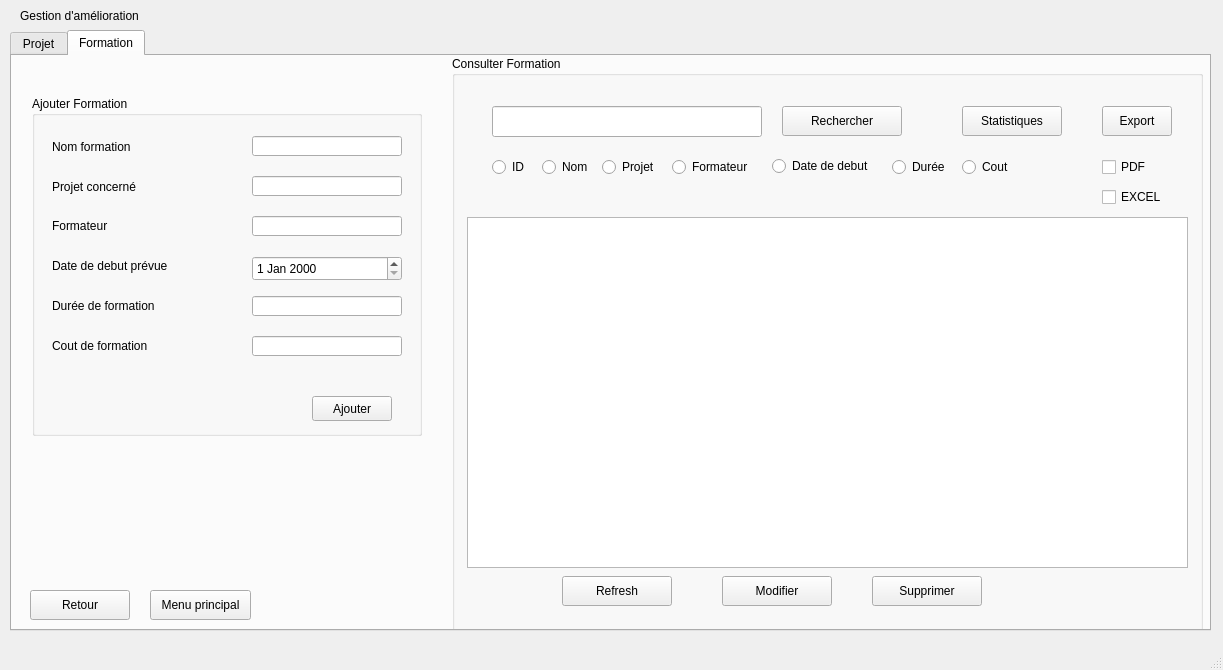
<?xml version="1.0" encoding="UTF-8"?>
<ui version="4.0">
 <class>MainWindow</class>
 <widget class="QMainWindow" name="MainWindow">
  <property name="geometry">
   <rect>
    <x>0</x>
    <y>0</y>
    <width>1223</width>
    <height>670</height>
   </rect>
  </property>
  <property name="windowTitle">
   <string>MainWindow</string>
  </property>
  <widget class="QWidget" name="centralwidget">
   <widget class="QLabel" name="label">
    <property name="geometry">
     <rect>
      <x>20</x>
      <y>0</y>
      <width>141</width>
      <height>31</height>
     </rect>
    </property>
    <property name="text">
     <string>Gestion d'amélioration</string>
    </property>
   </widget>
   <widget class="QPushButton" name="pushButton_3">
    <property name="geometry">
     <rect>
      <x>150</x>
      <y>590</y>
      <width>101</width>
      <height>30</height>
     </rect>
    </property>
    <property name="text">
     <string>Menu principal</string>
    </property>
   </widget>
   <widget class="QPushButton" name="pushButton_4">
    <property name="geometry">
     <rect>
      <x>30</x>
      <y>590</y>
      <width>100</width>
      <height>30</height>
     </rect>
    </property>
    <property name="text">
     <string>Retour</string>
    </property>
   </widget>
   <widget class="QTabWidget" name="tabWidget">
    <property name="geometry">
     <rect>
      <x>10</x>
      <y>30</y>
      <width>1201</width>
      <height>601</height>
     </rect>
    </property>
    <property name="currentIndex">
     <number>1</number>
    </property>
    <widget class="QWidget" name="Projet">
     <attribute name="title">
      <string>Projet</string>
     </attribute>
     <widget class="QGroupBox" name="groupBoxAjouterP">
      <property name="geometry">
       <rect>
        <x>20</x>
        <y>40</y>
        <width>390</width>
        <height>340</height>
       </rect>
      </property>
      <property name="title">
       <string>Ajouter Projet</string>
      </property>
      <widget class="QLabel" name="label_2">
       <property name="geometry">
        <rect>
         <x>20</x>
         <y>40</y>
         <width>91</width>
         <height>21</height>
        </rect>
       </property>
       <property name="text">
        <string>Nom Projet</string>
       </property>
      </widget>
      <widget class="QLabel" name="label_3">
       <property name="geometry">
        <rect>
         <x>20</x>
         <y>80</y>
         <width>101</width>
         <height>21</height>
        </rect>
       </property>
       <property name="text">
        <string>Departement</string>
       </property>
      </widget>
      <widget class="QLabel" name="label_4">
       <property name="geometry">
        <rect>
         <x>20</x>
         <y>120</y>
         <width>90</width>
         <height>20</height>
        </rect>
       </property>
       <property name="text">
        <string>Team leader</string>
       </property>
      </widget>
      <widget class="QLabel" name="label_5">
       <property name="geometry">
        <rect>
         <x>20</x>
         <y>160</y>
         <width>180</width>
         <height>20</height>
        </rect>
       </property>
       <property name="text">
        <string>Date de lancement prévue</string>
       </property>
      </widget>
      <widget class="QLabel" name="label_6">
       <property name="geometry">
        <rect>
         <x>20</x>
         <y>240</y>
         <width>130</width>
         <height>20</height>
        </rect>
       </property>
       <property name="text">
        <string>Revenues projetés</string>
       </property>
      </widget>
      <widget class="QDateEdit" name="dateEditLancementP">
       <property name="geometry">
        <rect>
         <x>220</x>
         <y>160</y>
         <width>150</width>
         <height>25</height>
        </rect>
       </property>
      </widget>
      <widget class="QLineEdit" name="lineEditNomP">
       <property name="geometry">
        <rect>
         <x>220</x>
         <y>40</y>
         <width>150</width>
         <height>20</height>
        </rect>
       </property>
      </widget>
      <widget class="QLineEdit" name="lineEditDepartementP">
       <property name="geometry">
        <rect>
         <x>220</x>
         <y>80</y>
         <width>150</width>
         <height>20</height>
        </rect>
       </property>
      </widget>
      <widget class="QLineEdit" name="lineEditTeamLeaderP">
       <property name="geometry">
        <rect>
         <x>220</x>
         <y>120</y>
         <width>150</width>
         <height>20</height>
        </rect>
       </property>
      </widget>
      <widget class="QLineEdit" name="lineEditCoutP">
       <property name="geometry">
        <rect>
         <x>220</x>
         <y>200</y>
         <width>150</width>
         <height>20</height>
        </rect>
       </property>
      </widget>
      <widget class="QLineEdit" name="lineEditRevenuesP">
       <property name="geometry">
        <rect>
         <x>220</x>
         <y>240</y>
         <width>150</width>
         <height>20</height>
        </rect>
       </property>
      </widget>
      <widget class="QLabel" name="label_7">
       <property name="geometry">
        <rect>
         <x>20</x>
         <y>200</y>
         <width>140</width>
         <height>20</height>
        </rect>
       </property>
       <property name="text">
        <string>Cout de realisation</string>
       </property>
      </widget>
      <widget class="QPushButton" name="pushButtonAjouter">
       <property name="geometry">
        <rect>
         <x>280</x>
         <y>300</y>
         <width>80</width>
         <height>25</height>
        </rect>
       </property>
       <property name="text">
        <string>Ajouter</string>
       </property>
      </widget>
     </widget>
     <widget class="QGroupBox" name="groupBoxConsulterP">
      <property name="geometry">
       <rect>
        <x>440</x>
        <y>0</y>
        <width>751</width>
        <height>581</height>
       </rect>
      </property>
      <property name="title">
       <string>Consulter Projet</string>
      </property>
      <widget class="QLineEdit" name="lineEditRP">
       <property name="geometry">
        <rect>
         <x>40</x>
         <y>50</y>
         <width>270</width>
         <height>31</height>
        </rect>
       </property>
      </widget>
      <widget class="QPushButton" name="pushButtonRechercheP">
       <property name="geometry">
        <rect>
         <x>330</x>
         <y>50</y>
         <width>120</width>
         <height>30</height>
        </rect>
       </property>
       <property name="text">
        <string>Rechercher</string>
       </property>
      </widget>
      <widget class="QRadioButton" name="radioButtonNomP">
       <property name="geometry">
        <rect>
         <x>80</x>
         <y>100</y>
         <width>60</width>
         <height>22</height>
        </rect>
       </property>
       <property name="text">
        <string>Nom</string>
       </property>
      </widget>
      <widget class="QRadioButton" name="radioButtonTeamLeaderP">
       <property name="geometry">
        <rect>
         <x>240</x>
         <y>100</y>
         <width>97</width>
         <height>22</height>
        </rect>
       </property>
       <property name="text">
        <string>Team leader</string>
       </property>
      </widget>
      <widget class="QRadioButton" name="radioButtonDepartementP">
       <property name="geometry">
        <rect>
         <x>140</x>
         <y>100</y>
         <width>97</width>
         <height>22</height>
        </rect>
       </property>
       <property name="text">
        <string>Departement</string>
       </property>
      </widget>
      <widget class="QRadioButton" name="radioButtonDateLancementP">
       <property name="geometry">
        <rect>
         <x>340</x>
         <y>100</y>
         <width>140</width>
         <height>22</height>
        </rect>
       </property>
       <property name="text">
        <string>Date de lancement</string>
       </property>
      </widget>
      <widget class="QRadioButton" name="radioButtonCoutsP">
       <property name="geometry">
        <rect>
         <x>480</x>
         <y>100</y>
         <width>70</width>
         <height>22</height>
        </rect>
       </property>
       <property name="text">
        <string>Couts</string>
       </property>
      </widget>
      <widget class="QPushButton" name="pushButtonModifier">
       <property name="geometry">
        <rect>
         <x>270</x>
         <y>520</y>
         <width>110</width>
         <height>30</height>
        </rect>
       </property>
       <property name="text">
        <string>Modifier</string>
       </property>
       <property name="checkable">
        <bool>true</bool>
       </property>
      </widget>
      <widget class="QPushButton" name="pushButtonSupprimer">
       <property name="geometry">
        <rect>
         <x>420</x>
         <y>520</y>
         <width>110</width>
         <height>30</height>
        </rect>
       </property>
       <property name="text">
        <string>Supprimer</string>
       </property>
      </widget>
      <widget class="QPushButton" name="pushButtonExport">
       <property name="geometry">
        <rect>
         <x>650</x>
         <y>50</y>
         <width>70</width>
         <height>30</height>
        </rect>
       </property>
       <property name="text">
        <string>Export</string>
       </property>
      </widget>
      <widget class="QCheckBox" name="checkBoxPDF">
       <property name="geometry">
        <rect>
         <x>650</x>
         <y>100</y>
         <width>83</width>
         <height>22</height>
        </rect>
       </property>
       <property name="text">
        <string>PDF</string>
       </property>
      </widget>
      <widget class="QCheckBox" name="checkBoxExcel">
       <property name="geometry">
        <rect>
         <x>650</x>
         <y>130</y>
         <width>83</width>
         <height>22</height>
        </rect>
       </property>
       <property name="text">
        <string>EXCEL</string>
       </property>
      </widget>
      <widget class="QPushButton" name="pushButton_5">
       <property name="geometry">
        <rect>
         <x>510</x>
         <y>50</y>
         <width>100</width>
         <height>30</height>
        </rect>
       </property>
       <property name="text">
        <string>Statistiques</string>
       </property>
      </widget>
      <widget class="QTableView" name="tableViewP">
       <property name="geometry">
        <rect>
         <x>15</x>
         <y>161</y>
         <width>721</width>
         <height>351</height>
        </rect>
       </property>
      </widget>
      <widget class="QRadioButton" name="radioButtonIDP">
       <property name="geometry">
        <rect>
         <x>40</x>
         <y>100</y>
         <width>40</width>
         <height>22</height>
        </rect>
       </property>
       <property name="text">
        <string>ID</string>
       </property>
      </widget>
      <widget class="QRadioButton" name="radioButtonRevenusP">
       <property name="geometry">
        <rect>
         <x>540</x>
         <y>100</y>
         <width>80</width>
         <height>22</height>
        </rect>
       </property>
       <property name="text">
        <string>Revenus</string>
       </property>
      </widget>
      <widget class="QPushButton" name="pushButtonRefreshP">
       <property name="geometry">
        <rect>
         <x>110</x>
         <y>520</y>
         <width>110</width>
         <height>30</height>
        </rect>
       </property>
       <property name="text">
        <string>Refresh</string>
       </property>
      </widget>
     </widget>
    </widget>
    <widget class="QWidget" name="Formation">
     <attribute name="title">
      <string>Formation</string>
     </attribute>
     <widget class="QGroupBox" name="groupBoxConsulterP_2">
      <property name="geometry">
       <rect>
        <x>440</x>
        <y>0</y>
        <width>751</width>
        <height>581</height>
       </rect>
      </property>
      <property name="title">
       <string>Consulter Formation</string>
      </property>
      <widget class="QLineEdit" name="lineEditRF">
       <property name="geometry">
        <rect>
         <x>40</x>
         <y>50</y>
         <width>270</width>
         <height>31</height>
        </rect>
       </property>
      </widget>
      <widget class="QPushButton" name="pushButtonRechercheF">
       <property name="geometry">
        <rect>
         <x>330</x>
         <y>50</y>
         <width>120</width>
         <height>30</height>
        </rect>
       </property>
       <property name="text">
        <string>Rechercher</string>
       </property>
       <property name="checkable">
        <bool>false</bool>
       </property>
      </widget>
      <widget class="QRadioButton" name="radioButtonNomF">
       <property name="geometry">
        <rect>
         <x>90</x>
         <y>100</y>
         <width>50</width>
         <height>22</height>
        </rect>
       </property>
       <property name="text">
        <string>Nom</string>
       </property>
      </widget>
      <widget class="QRadioButton" name="radioButtonFormateurF">
       <property name="geometry">
        <rect>
         <x>220</x>
         <y>100</y>
         <width>90</width>
         <height>22</height>
        </rect>
       </property>
       <property name="text">
        <string>Formateur</string>
       </property>
      </widget>
      <widget class="QRadioButton" name="radioButtonProjetF">
       <property name="geometry">
        <rect>
         <x>150</x>
         <y>100</y>
         <width>60</width>
         <height>22</height>
        </rect>
       </property>
       <property name="text">
        <string>Projet</string>
       </property>
      </widget>
      <widget class="QRadioButton" name="radioButtonDateF">
       <property name="geometry">
        <rect>
         <x>320</x>
         <y>100</y>
         <width>110</width>
         <height>20</height>
        </rect>
       </property>
       <property name="text">
        <string>Date de debut</string>
       </property>
      </widget>
      <widget class="QRadioButton" name="radioButtonDureeF">
       <property name="geometry">
        <rect>
         <x>440</x>
         <y>100</y>
         <width>70</width>
         <height>22</height>
        </rect>
       </property>
       <property name="text">
        <string>Durée</string>
       </property>
      </widget>
      <widget class="QPushButton" name="pushButtonModifierF">
       <property name="geometry">
        <rect>
         <x>270</x>
         <y>520</y>
         <width>110</width>
         <height>30</height>
        </rect>
       </property>
       <property name="text">
        <string>Modifier</string>
       </property>
       <property name="checkable">
        <bool>true</bool>
       </property>
      </widget>
      <widget class="QPushButton" name="pushButtonSupprimerF">
       <property name="geometry">
        <rect>
         <x>420</x>
         <y>520</y>
         <width>110</width>
         <height>30</height>
        </rect>
       </property>
       <property name="text">
        <string>Supprimer</string>
       </property>
      </widget>
      <widget class="QPushButton" name="pushButtonExport_2">
       <property name="geometry">
        <rect>
         <x>650</x>
         <y>50</y>
         <width>70</width>
         <height>30</height>
        </rect>
       </property>
       <property name="text">
        <string>Export</string>
       </property>
      </widget>
      <widget class="QCheckBox" name="checkBoxPDF_2">
       <property name="geometry">
        <rect>
         <x>650</x>
         <y>100</y>
         <width>83</width>
         <height>22</height>
        </rect>
       </property>
       <property name="text">
        <string>PDF</string>
       </property>
      </widget>
      <widget class="QCheckBox" name="checkBoxExcel_2">
       <property name="geometry">
        <rect>
         <x>650</x>
         <y>130</y>
         <width>83</width>
         <height>22</height>
        </rect>
       </property>
       <property name="text">
        <string>EXCEL</string>
       </property>
      </widget>
      <widget class="QPushButton" name="pushButton_6">
       <property name="geometry">
        <rect>
         <x>510</x>
         <y>50</y>
         <width>100</width>
         <height>30</height>
        </rect>
       </property>
       <property name="text">
        <string>Statistiques</string>
       </property>
      </widget>
      <widget class="QTableView" name="tableViewF">
       <property name="geometry">
        <rect>
         <x>15</x>
         <y>161</y>
         <width>721</width>
         <height>351</height>
        </rect>
       </property>
       <property name="selectionBehavior">
        <enum>QAbstractItemView::SelectItems</enum>
       </property>
      </widget>
      <widget class="QRadioButton" name="radioButtonCoutF">
       <property name="geometry">
        <rect>
         <x>510</x>
         <y>100</y>
         <width>60</width>
         <height>22</height>
        </rect>
       </property>
       <property name="text">
        <string>Cout</string>
       </property>
      </widget>
      <widget class="QRadioButton" name="radioButtonIDF">
       <property name="geometry">
        <rect>
         <x>40</x>
         <y>100</y>
         <width>40</width>
         <height>22</height>
        </rect>
       </property>
       <property name="text">
        <string>ID</string>
       </property>
      </widget>
     </widget>
     <widget class="QGroupBox" name="groupBoxAjouterP_2">
      <property name="geometry">
       <rect>
        <x>20</x>
        <y>40</y>
        <width>390</width>
        <height>340</height>
       </rect>
      </property>
      <property name="title">
       <string>Ajouter Formation</string>
      </property>
      <widget class="QLabel" name="label_8">
       <property name="geometry">
        <rect>
         <x>20</x>
         <y>40</y>
         <width>91</width>
         <height>21</height>
        </rect>
       </property>
       <property name="text">
        <string>Nom formation</string>
       </property>
      </widget>
      <widget class="QLabel" name="label_9">
       <property name="geometry">
        <rect>
         <x>20</x>
         <y>80</y>
         <width>120</width>
         <height>21</height>
        </rect>
       </property>
       <property name="text">
        <string>Projet concerné</string>
       </property>
      </widget>
      <widget class="QLabel" name="label_10">
       <property name="geometry">
        <rect>
         <x>20</x>
         <y>120</y>
         <width>90</width>
         <height>20</height>
        </rect>
       </property>
       <property name="text">
        <string>Formateur</string>
       </property>
      </widget>
      <widget class="QLabel" name="label_11">
       <property name="geometry">
        <rect>
         <x>20</x>
         <y>160</y>
         <width>180</width>
         <height>20</height>
        </rect>
       </property>
       <property name="text">
        <string>Date de debut prévue</string>
       </property>
      </widget>
      <widget class="QLabel" name="label_12">
       <property name="geometry">
        <rect>
         <x>20</x>
         <y>240</y>
         <width>130</width>
         <height>20</height>
        </rect>
       </property>
       <property name="text">
        <string>Cout de formation</string>
       </property>
      </widget>
      <widget class="QDateEdit" name="dateEditDateF">
       <property name="geometry">
        <rect>
         <x>220</x>
         <y>160</y>
         <width>150</width>
         <height>25</height>
        </rect>
       </property>
      </widget>
      <widget class="QLineEdit" name="lineEditNomF">
       <property name="geometry">
        <rect>
         <x>220</x>
         <y>40</y>
         <width>150</width>
         <height>20</height>
        </rect>
       </property>
      </widget>
      <widget class="QLineEdit" name="lineEditFormateur">
       <property name="geometry">
        <rect>
         <x>220</x>
         <y>120</y>
         <width>150</width>
         <height>20</height>
        </rect>
       </property>
      </widget>
      <widget class="QLineEdit" name="lineEditDureeF">
       <property name="geometry">
        <rect>
         <x>220</x>
         <y>200</y>
         <width>150</width>
         <height>20</height>
        </rect>
       </property>
      </widget>
      <widget class="QLineEdit" name="lineEditCoutF">
       <property name="geometry">
        <rect>
         <x>220</x>
         <y>240</y>
         <width>150</width>
         <height>20</height>
        </rect>
       </property>
      </widget>
      <widget class="QLabel" name="label_13">
       <property name="geometry">
        <rect>
         <x>20</x>
         <y>200</y>
         <width>140</width>
         <height>20</height>
        </rect>
       </property>
       <property name="text">
        <string>Durée de formation</string>
       </property>
      </widget>
      <widget class="QPushButton" name="pushButtonAjouterF">
       <property name="geometry">
        <rect>
         <x>280</x>
         <y>300</y>
         <width>80</width>
         <height>25</height>
        </rect>
       </property>
       <property name="text">
        <string>Ajouter</string>
       </property>
      </widget>
      <widget class="QLineEdit" name="lineEditProjet">
       <property name="geometry">
        <rect>
         <x>220</x>
         <y>80</y>
         <width>150</width>
         <height>20</height>
        </rect>
       </property>
      </widget>
     </widget>
     <widget class="QPushButton" name="pushButtonRefreshF">
      <property name="geometry">
       <rect>
        <x>550</x>
        <y>520</y>
        <width>110</width>
        <height>30</height>
       </rect>
      </property>
      <property name="text">
       <string>Refresh</string>
      </property>
     </widget>
    </widget>
   </widget>
   <zorder>tabWidget</zorder>
   <zorder>label</zorder>
   <zorder>pushButton_3</zorder>
   <zorder>pushButton_4</zorder>
  </widget>
  <widget class="QMenuBar" name="menubar">
   <property name="geometry">
    <rect>
     <x>0</x>
     <y>0</y>
     <width>1223</width>
     <height>25</height>
    </rect>
   </property>
  </widget>
  <widget class="QStatusBar" name="statusbar"/>
 </widget>
 <resources/>
 <connections/>
</ui>
